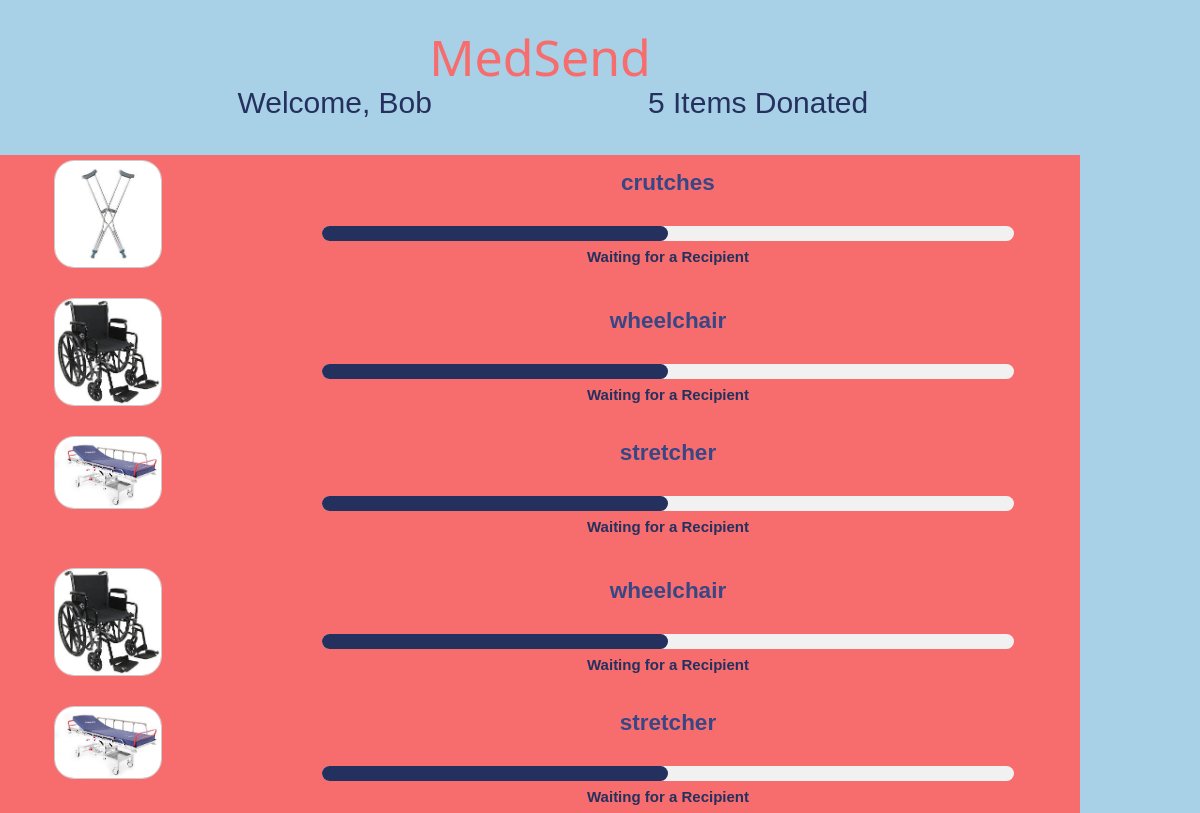
The page /donor/1 on the database its author committed.
### tables this page shows
CREATE TABLE users
               (id int,
                username text,
                password text,
                type text);

CREATE TABLE donations
               (userid int,
                item_type text,
                image text,
                date_donated text,
                date_distributed text);

### app.py (the view)
@app.route('/donor/<userid>')
def donor(userid):
  conn = sqlite3.connect(db_path)
  c = conn.cursor()
  orders = c.execute("SELECT * from donations where userid == "+userid+"")
  data = c.fetchall()
  donations = donations_dict_arr(data)
  title = "MedSend"
  orders = c.execute("SELECT * from users where id == "+userid+"")
  data = c.fetchall()
  username = ""
  for d in data:
    username = d[1]
  return render_template('donor.html', username=username,
		                                 title=title,
		                                 donations=donations)

### app.py (called while the page is built)
def donations_dict_arr(data):
  donations= []
  for d in data:
    item = dict()
    item['userid'] = d[0]
    item['item_type'] = d[1]
    item['image'] = d[2]
    item['date_donated'] = d[3]
    item['date_distributed'] = d[4]
    donations.append(item)
    print(donations)
  return donations

### templates/donor.html (shortened to what this page needs)
<!DOCTYPE html>
<html lang="en">
<head>
	<link rel="stylesheet" href="{{ url_for('static', filename='css/style.css') }}">
	<link rel="stylesheet" href="{{
  url_for('static', filename='css/donor.css') }}">
  <link rel="stylesheet" href="{{ url_for('static', filename='css/bootstrap-grid.css') }}">
  <link rel="stylesheet" href="{{ url_for('static', filename='css/w3.css') }}">
</head>
<body>
	<div id="pageGrid">
		<div id="header">
			<h1 class="title">{{title}}</h1>
		</div>
  	<div id="welcome">
	  	<p>Welcome, {{username}}</p>
  	</div>
  	<div id="numItems">
			<p id="numItemsText">
  	  	{{donations|length}} Items Donated
  		</p>
  	</div>
  	<div id="gallery">
  		<div id="galleryGrid">
    		{% for donation in donations %}
    			<div class="galleryImage">
    				<img src="../{{donation.image}}" alt="{{donation.item_type}}" />
    			</div>
    			<div class="donationData">
    				<p class="itemTypeText">{{donation.item_type}}</p>
	  				{% if donation.date_distributed %}
	  					<div class="w3-light-grey w3-round-xlarge">
								<div class="w3-container w3-blue w3-round-xlarge" style="height:15px;width:50%"></div>
							</div>
							<p class="statusText">
								Waiting for a Recipient
  						</p>
	 					{% endif %}
   				</div>
    		{% endfor %}
    	</div>
  	</div>
	</div>
</body>
</html>

### static/css/style.css (style rules this page uses)
body { background-color: #a8d0e6; }
.title { margin: auto; margin-bottom: 30px; margin-top: 20px; color: #f76c6c; text-align: center; font-size: 50px; }
body { width: 90%; margin: auto; }

### static/css/donor.css (style rules this page uses)
#pageGrid { display: grid; grid-template-areas: "header header" "welcome numItems" "gallery gallery"; grid-template-rows: auto; grid-template-columns: 1fr 1fr; }
body { color: #24305E; }
#header { grid-area: header; height: 50px; }
#welcome { grid-area: welcome; font-size: 2em; margin: 0px; margin-right: 20%; text-align: right; vertical-align: middle; line-height: auto; }
#numItems { grid-area: numItems; text-align: left; vertical-align: middle; line-height: auto; margin-left: 20%; font-size: 2em; }
#gallery { grid-area: gallery; background-color: #F76C6C; }
#galleryGrid { display: grid; grid-template-columns: 20% 80%; grid-template-rows: auto; grid-gap: 20px; font-weight: bold; }
.itemTypeText { font-size: 1.5em; text-align: center; margin-top: 5px; margin-bottom: 5px; color: #374785; }
.galleryImage { border-bottom-width: 100%; }
.donationData { vertical-align: middle; margin-top: auto; border-bottom-width: 100%; }
.statusText { text-align: center; margin-top: 5px; margin-bottom: 5px; }
#gallery img { display: block; border: 1px solid #ccc; border-radius: 20px; margin: auto; margin-bottom: 5px; margin-top: 5px; width: 50%; }
.w3-light-grey { width: 80%; text-align: center; margin: auto; margin-top: 3%; }

### static/css/w3.css (style rules this page uses)
html { box-sizing:border-box }
*,*:before,*:after { box-sizing:inherit }
html { -ms-text-size-adjust:100%;-webkit-text-size-adjust:100% }
body { margin:0 }
img { border-style:none }
html,body { font-family:Verdana,sans-serif;font-size:15px;line-height:1.5 }
html { overflow-x:hidden }
h1 { font-size:36px }
h1,h2,h3,h4,h5,h6 { font-family:"Segoe UI",Arial,sans-serif;font-weight:400;margin:10px 0 }
img { margin-bottom:-5px }
.w3-container:after,.w3-container:before,.w3-panel:after,.w3-panel:before,.w3-row:after,.w3-row:before,.w3-row-padding:after,.w3-row-padding:before, .w3-cell-row:before,.w3-cell-row:after,.w3-clear:after,.w3-clear:before,.w3-bar:before,.w3-bar:after { content:"";display:table;clear:both }
.w3-round-xlarge { border-radius:16px }
.w3-container,.w3-panel { padding:0.01em 16px }
.w3-blue,.w3-hover-blue:hover { color:#fff!important;background-color:#24305E!important }
.w3-light-grey,.w3-hover-light-grey:hover,.w3-light-gray,.w3-hover-light-gray:hover { color:#000!important;background-color:#f1f1f1!important }

### rows shown on the page
users: username "Bob"
donations: image (picture), item_type "crutches", date_distributed "Waiting for a Recipient"
donations: image (picture), item_type "wheelchair", date_distributed "Waiting for a Recipient"
donations: image (picture), item_type "stretcher", date_distributed "Waiting for a Recipient"
donations: image (picture), item_type "wheelchair", date_distributed "Waiting for a Recipient"
donations: image (picture), item_type "stretcher", date_distributed "Waiting for a Recipient"

### other values the page prints
{{ title }} "MedSend"
{{ donations|length }} "5"
